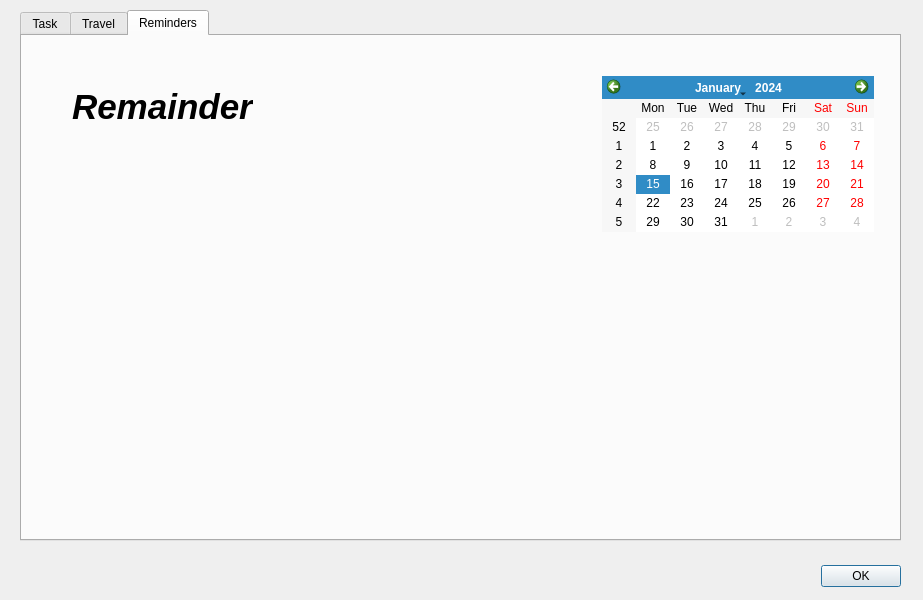
<?xml version="1.0" encoding="UTF-8"?>
<ui version="4.0">
 <class>Dialog</class>
 <widget class="QDialog" name="Dialog">
  <property name="geometry">
   <rect>
    <x>0</x>
    <y>0</y>
    <width>923</width>
    <height>600</height>
   </rect>
  </property>
  <property name="windowTitle">
   <string>Dialog</string>
  </property>
  <widget class="QDialogButtonBox" name="buttonBox">
   <property name="geometry">
    <rect>
     <x>820</x>
     <y>560</y>
     <width>81</width>
     <height>32</height>
    </rect>
   </property>
   <property name="orientation">
    <enum>Qt::Horizontal</enum>
   </property>
   <property name="standardButtons">
    <set>QDialogButtonBox::Ok</set>
   </property>
  </widget>
  <widget class="QTabWidget" name="tabWidget">
   <property name="geometry">
    <rect>
     <x>20</x>
     <y>10</y>
     <width>881</width>
     <height>531</height>
    </rect>
   </property>
   <property name="currentIndex">
    <number>2</number>
   </property>
   <widget class="QWidget" name="task">
    <attribute name="title">
     <string>Task</string>
    </attribute>
    <widget class="QLabel" name="label">
     <property name="geometry">
      <rect>
       <x>30</x>
       <y>10</y>
       <width>831</width>
       <height>481</height>
      </rect>
     </property>
     <property name="text">
      <string/>
     </property>
     <property name="pixmap">
      <pixmap resource="test.qrc">:/newPrefix/Pictures/Screenshot from 2024-03-07 22-28-42.png</pixmap>
     </property>
    </widget>
    <widget class="QListWidget" name="listWidget">
     <property name="geometry">
      <rect>
       <x>570</x>
       <y>250</y>
       <width>251</width>
       <height>211</height>
      </rect>
     </property>
     <property name="styleSheet">
      <string notr="true">background-color: rgba(255, 255, 255, 100);</string>
     </property>
    </widget>
    <widget class="QLineEdit" name="lineEdit">
     <property name="geometry">
      <rect>
       <x>50</x>
       <y>340</y>
       <width>241</width>
       <height>21</height>
      </rect>
     </property>
     <property name="styleSheet">
      <string notr="true">background-color: rgba(255, 255, 255, 100);</string>
     </property>
     <property name="inputMask">
      <string/>
     </property>
     <property name="text">
      <string/>
     </property>
     <property name="dragEnabled">
      <bool>true</bool>
     </property>
     <property name="readOnly">
      <bool>false</bool>
     </property>
     <property name="cursorMoveStyle">
      <enum>Qt::LogicalMoveStyle</enum>
     </property>
     <property name="clearButtonEnabled">
      <bool>false</bool>
     </property>
    </widget>
    <widget class="QLabel" name="label_2">
     <property name="geometry">
      <rect>
       <x>50</x>
       <y>60</y>
       <width>81</width>
       <height>31</height>
      </rect>
     </property>
     <property name="font">
      <font>
       <family>Ubuntu</family>
       <pointsize>26</pointsize>
       <weight>75</weight>
       <italic>true</italic>
       <bold>true</bold>
      </font>
     </property>
     <property name="styleSheet">
      <string notr="true"/>
     </property>
     <property name="text">
      <string>Task</string>
     </property>
    </widget>
    <widget class="QLCDNumber" name="lcdNumber">
     <property name="geometry">
      <rect>
       <x>570</x>
       <y>220</y>
       <width>64</width>
       <height>23</height>
      </rect>
     </property>
     <property name="frameShape">
      <enum>QFrame::Box</enum>
     </property>
    </widget>
   </widget>
   <widget class="QWidget" name="tab_2">
    <attribute name="title">
     <string>Travel</string>
    </attribute>
    <widget class="QLabel" name="label_3">
     <property name="geometry">
      <rect>
       <x>30</x>
       <y>10</y>
       <width>831</width>
       <height>481</height>
      </rect>
     </property>
     <property name="text">
      <string/>
     </property>
     <property name="pixmap">
      <pixmap resource="test.qrc">:/newPrefix/Pictures/Screenshot from 2024-03-08 16-18-32.png</pixmap>
     </property>
    </widget>
    <widget class="QLineEdit" name="lineEdit_2">
     <property name="geometry">
      <rect>
       <x>50</x>
       <y>130</y>
       <width>181</width>
       <height>21</height>
      </rect>
     </property>
     <property name="styleSheet">
      <string notr="true">background-color: rgba(255, 255, 255, 100);</string>
     </property>
    </widget>
    <widget class="QListWidget" name="listWidget_2">
     <property name="geometry">
      <rect>
       <x>50</x>
       <y>220</y>
       <width>141</width>
       <height>231</height>
      </rect>
     </property>
     <property name="styleSheet">
      <string notr="true">background-color: rgba(255, 255, 255, 100);</string>
     </property>
    </widget>
    <widget class="QLabel" name="label_4">
     <property name="geometry">
      <rect>
       <x>50</x>
       <y>180</y>
       <width>111</width>
       <height>41</height>
      </rect>
     </property>
     <property name="font">
      <font>
       <family>Ubuntu</family>
       <pointsize>18</pointsize>
       <weight>75</weight>
       <italic>true</italic>
       <bold>true</bold>
      </font>
     </property>
     <property name="text">
      <string>Visited</string>
     </property>
    </widget>
    <widget class="QListWidget" name="listWidget_3">
     <property name="geometry">
      <rect>
       <x>260</x>
       <y>220</y>
       <width>151</width>
       <height>231</height>
      </rect>
     </property>
     <property name="focusPolicy">
      <enum>Qt::WheelFocus</enum>
     </property>
     <property name="styleSheet">
      <string notr="true">background-color: rgba(255, 255, 255, 100);</string>
     </property>
    </widget>
    <widget class="QLabel" name="label_5">
     <property name="geometry">
      <rect>
       <x>260</x>
       <y>180</y>
       <width>151</width>
       <height>41</height>
      </rect>
     </property>
     <property name="font">
      <font>
       <family>Ubuntu</family>
       <pointsize>18</pointsize>
       <weight>75</weight>
       <italic>true</italic>
       <bold>true</bold>
      </font>
     </property>
     <property name="text">
      <string>To be Visited</string>
     </property>
    </widget>
    <widget class="QLabel" name="label_7">
     <property name="geometry">
      <rect>
       <x>50</x>
       <y>60</y>
       <width>111</width>
       <height>31</height>
      </rect>
     </property>
     <property name="font">
      <font>
       <family>Ubuntu</family>
       <pointsize>26</pointsize>
       <weight>75</weight>
       <italic>true</italic>
       <bold>true</bold>
      </font>
     </property>
     <property name="text">
      <string>Travel</string>
     </property>
    </widget>
   </widget>
   <widget class="QWidget" name="Reminders">
    <attribute name="title">
     <string>Reminders</string>
    </attribute>
    <widget class="QLabel" name="label_6">
     <property name="geometry">
      <rect>
       <x>30</x>
       <y>10</y>
       <width>831</width>
       <height>481</height>
      </rect>
     </property>
     <property name="text">
      <string/>
     </property>
     <property name="pixmap">
      <pixmap resource="test.qrc">:/newPrefix/Pictures/Screenshot from 2024-03-07 23-29-27.png</pixmap>
     </property>
    </widget>
    <widget class="QLabel" name="label_8">
     <property name="geometry">
      <rect>
       <x>50</x>
       <y>50</y>
       <width>181</width>
       <height>41</height>
      </rect>
     </property>
     <property name="font">
      <font>
       <family>Ubuntu</family>
       <pointsize>26</pointsize>
       <weight>75</weight>
       <italic>true</italic>
       <bold>true</bold>
      </font>
     </property>
     <property name="text">
      <string>Remainder</string>
     </property>
    </widget>
    <widget class="QCalendarWidget" name="calendarWidget">
     <property name="geometry">
      <rect>
       <x>580</x>
       <y>40</y>
       <width>272</width>
       <height>156</height>
      </rect>
     </property>
     <property name="styleSheet">
      <string notr="true"/>
     </property>
    </widget>
   </widget>
  </widget>
 </widget>
 <resources>
  <include location="test.qrc"/>
 </resources>
 <connections>
  <connection>
   <sender>buttonBox</sender>
   <signal>accepted()</signal>
   <receiver>Dialog</receiver>
   <slot>accept()</slot>
   <hints>
    <hint type="sourcelabel">
     <x>248</x>
     <y>254</y>
    </hint>
    <hint type="destinationlabel">
     <x>157</x>
     <y>274</y>
    </hint>
   </hints>
  </connection>
  <connection>
   <sender>buttonBox</sender>
   <signal>rejected()</signal>
   <receiver>Dialog</receiver>
   <slot>reject()</slot>
   <hints>
    <hint type="sourcelabel">
     <x>316</x>
     <y>260</y>
    </hint>
    <hint type="destinationlabel">
     <x>286</x>
     <y>274</y>
    </hint>
   </hints>
  </connection>
 </connections>
</ui>
